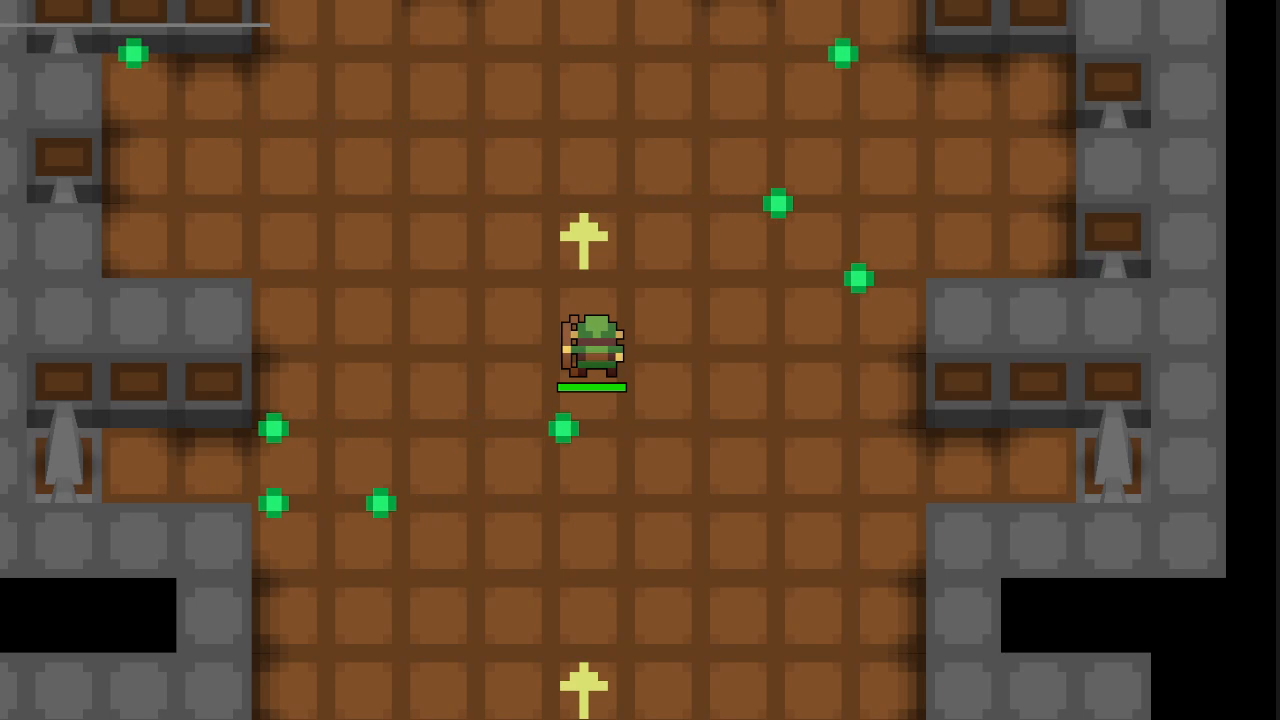
#> input picture frame 114 of skage_sandbox/120fps_data/standing.mp4, 1280 x 720 px
$ python optical_flow.py
#> lines starting #> are read from the running program, lines starting #| are printed output that depends on the picture
import cv2
import numpy as np

# ---------- Parameters for feature detection and optical flow ----------
# Increase maxCorners to detect more features (allowing up to 100 features)
feature_params = dict(
    maxCorners=100,
    qualityLevel=0.3,
    minDistance=7,
    blockSize=7
)

# Lucas-Kanade optical flow parameters
lk_params = dict(
    winSize=(5, 5),
    maxLevel=2,
    criteria=(cv2.TERM_CRITERIA_EPS | cv2.TERM_CRITERIA_COUNT, 10, 0.03)
)

# Movement threshold (in pixels) to filter out noise/static points
movement_threshold = 2.0

# Colors for drawing (green for tracking, blue for velocity arrow)
track_color = (0, 255, 0)     # Green circle/line for tracked points
arrow_color = (255, 0, 0)     # Blue arrow for velocity vector

# ---------- Downsampling Parameter ----------
# process_every_n defines how many frames to skip.
# For example, process_every_n=3 means process only every 3rd frame.
process_every_n = 1

# ---------- Initialize Video Capture and Writer ----------
video_path = "skage_sandbox/data/standing.mp4"
cap = cv2.VideoCapture(video_path)
if not cap.isOpened():
    print(f"Error: Cannot open video file {video_path}")
    exit()

# Read the first frame and convert to grayscale
ret, old_frame = cap.read()
#> old_frame is the input picture: shape (720, 1280, 3); mean B, G, R 44.7, 68.4, 95.2
if not ret:
    print("Error: Unable to read the first frame.")
    cap.release()
    exit()

old_gray = cv2.cvtColor(old_frame, cv2.COLOR_BGR2GRAY)
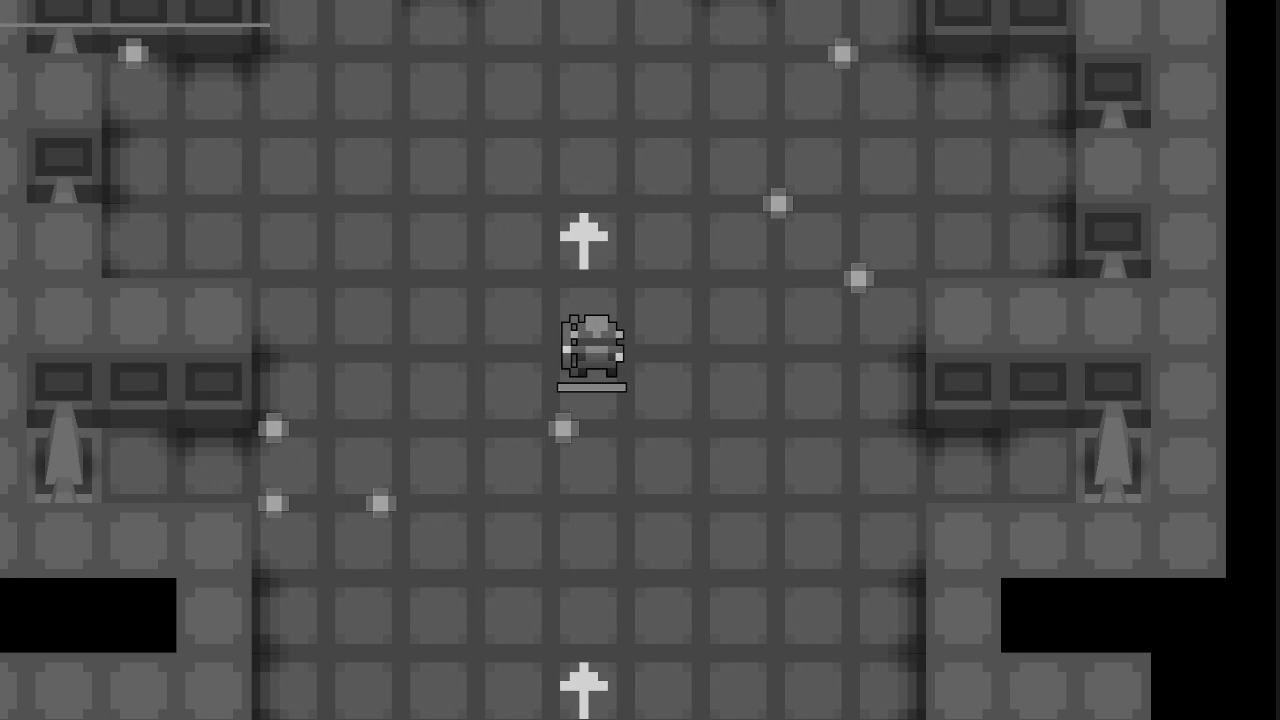
#> old_gray: shape (720, 1280); min 0, max 217, mean 73.6

# Detect initial features in the first frame
p0 = cv2.goodFeaturesToTrack(old_gray, mask=None, **feature_params)
#> p0 = 30 rows, first 8: [620, 358], [620, 334], [562, 683], [600, 678], [605, 683], [565, 349], [562, 238], [560, 387]
if p0 is None:
    print("No features found in the first frame!")
    cap.release()
    exit()

# Setup output video writer for debugging overlay
frame_height, frame_width = old_frame.shape[:2]
#> frame_height = 720; frame_width = 1280
fourcc = cv2.VideoWriter_fourcc(*'XVID')
out = cv2.VideoWriter('output_debug.avi', fourcc, 20.0, (frame_width, frame_height))

# A mask image for drawing (persisting drawn lines)
mask = np.zeros_like(old_frame)

# Lists to store projectile positions and velocities over time.
# Each element corresponds to the features detected in that frame.
projectile_positions = []  # List of lists of (x, y) tuples per frame
projectile_velocities = []  # List of lists of (dx, dy) tuples per frame

# ---------- Main Processing Loop ----------
frame_index = 0
while True:
    ret, frame = cap.read()
    if not ret:
        break

    frame_gray = cv2.cvtColor(frame, cv2.COLOR_BGR2GRAY)

    if frame_index % process_every_n != 0:
        # Even though we are skipping processing,
        # update the previous frame reference to avoid too large jumps later.
        old_gray = frame_gray.copy()
        frame_index += 1
        continue

    # Calculate optical flow from previous frame to current frame
    p1, st, err = cv2.calcOpticalFlowPyrLK(old_gray, frame_gray, p0, None, **lk_params)
#> p1 has the same summary as p0; st = 30 values from 1 to 1; err = 30 values, max 0.00875 at index 9, min 0 at index 0, mean 0.000417
    if p1 is None or st is None:
        # If tracking fails, try to re-detect features in the previous frame
        p0 = cv2.goodFeaturesToTrack(old_gray, mask=None, **feature_params)
        continue

    # Select only the successfully tracked points
    good_new = p1[st == 1]
#> good_new = 30 pairs, first value 560 to 623, second value 215 to 717
    good_old = p0[st == 1]
#> good_old has the same summary as good_new

    frame_positions = []  # positions for this frame
    frame_velocities = []  # velocities for this frame

    # Process each tracked point
    for new_pt, old_pt in zip(good_new, good_old):
        a, b = new_pt.ravel()
        c, d = old_pt.ravel()

        # Compute the displacement vector (velocity)
        dx = a - c
        dy = b - d
        velocity_magnitude = np.sqrt(dx**2 + dy**2)

        # If the movement is significant enough, assume it belongs to a moving projectile
        if velocity_magnitude > movement_threshold:
            frame_positions.append((a, b))
            frame_velocities.append((dx, dy))

            # Draw the trajectory line on the mask (from previous to current point)
            mask = cv2.line(mask, (int(c), int(d)), (int(a), int(b)), track_color, 2)
            # Draw a circle at the current position
            frame = cv2.circle(frame, (int(a), int(b)), 5, track_color, -1)
            # Draw an arrow indicating the velocity vector (scaled for visualization)
            arrow_scale = 5  # Adjust for clarity
            end_point = (int(a + arrow_scale * dx), int(b + arrow_scale * dy))
            frame = cv2.arrowedLine(frame, (int(a), int(b)), end_point, arrow_color, 2)
#> this loop made 30 passes
#> (a, b, c, d, dx, dy, velocity_magnitude) on passes 1 to 12: (620, 358, 620, 358, 0, 0, 0), (620, 334, 620, 334, 0, 0, 0), (562, 683, 562, 683, 0.00226, 0.00293, 0.0037), (600, 678, 600, 678, 0, 0, 0), (605, 683, 605, 683, 0.000122, 0, 0.000122), (565, 349, 565, 349, 0, 0, 0), (562, 238, 562, 238, 0, 0, 0), (560, 387, 560, 387, 0, 0, 0), (606, 317, 606, 317, 0, 0, 0), (567, 678, 567, 678, -0.00195, -0.00165, 0.00256), (605, 238, 605, 238, 0, 0, 0), (586, 317, 586, 317, 0, 0, 0)
#> mask: shape (720, 1280, 3); every value is 0
#> after the loop, frame_positions = []; frame_velocities = []

    # Save positions and velocities for this frame
    projectile_positions.append(frame_positions)
    projectile_velocities.append(frame_velocities)

    # If the number of tracked features falls below a threshold (e.g., 20), re-detect features.
    if len(good_new) < 20:
        # You can use a mask here if needed to avoid detecting already-tracked points
        new_features = cv2.goodFeaturesToTrack(frame_gray, mask=None, **feature_params)
        if new_features is not None:
            # Combine the new features with the current good_new features
            p0 = np.concatenate((good_new.reshape(-1, 1, 2), new_features), axis=0)
        else:
            p0 = good_new.reshape(-1, 1, 2)
    else:
        p0 = good_new.reshape(-1, 1, 2)

    # Overlay the tracking mask on the frame
    img_overlay = cv2.add(frame, mask)

    # Write the debug frame to the output video
    out.write(img_overlay)

    # Optional: Display the frame (press 'q' to quit early)
    cv2.imshow('Optical Flow Tracking', img_overlay)
    if cv2.waitKey(30) & 0xFF == ord('q'):
#> (key q is pressed here)
        break

    # Update for the next iteration
    old_gray = frame_gray.copy()
    frame_index += 1

# ---------- Cleanup ----------
cap.release()
out.release()
cv2.destroyAllWindows()

# For debugging purposes, print out the collected positions and velocities (per frame)
print("Collected Projectile Positions (per frame):", projectile_positions)
#| Collected Projectile Positions (per frame): [[]]
print("Collected Projectile Velocities (per frame):", projectile_velocities)
#| Collected Projectile Velocities (per frame): [[]]

$ run again, starting later in the video
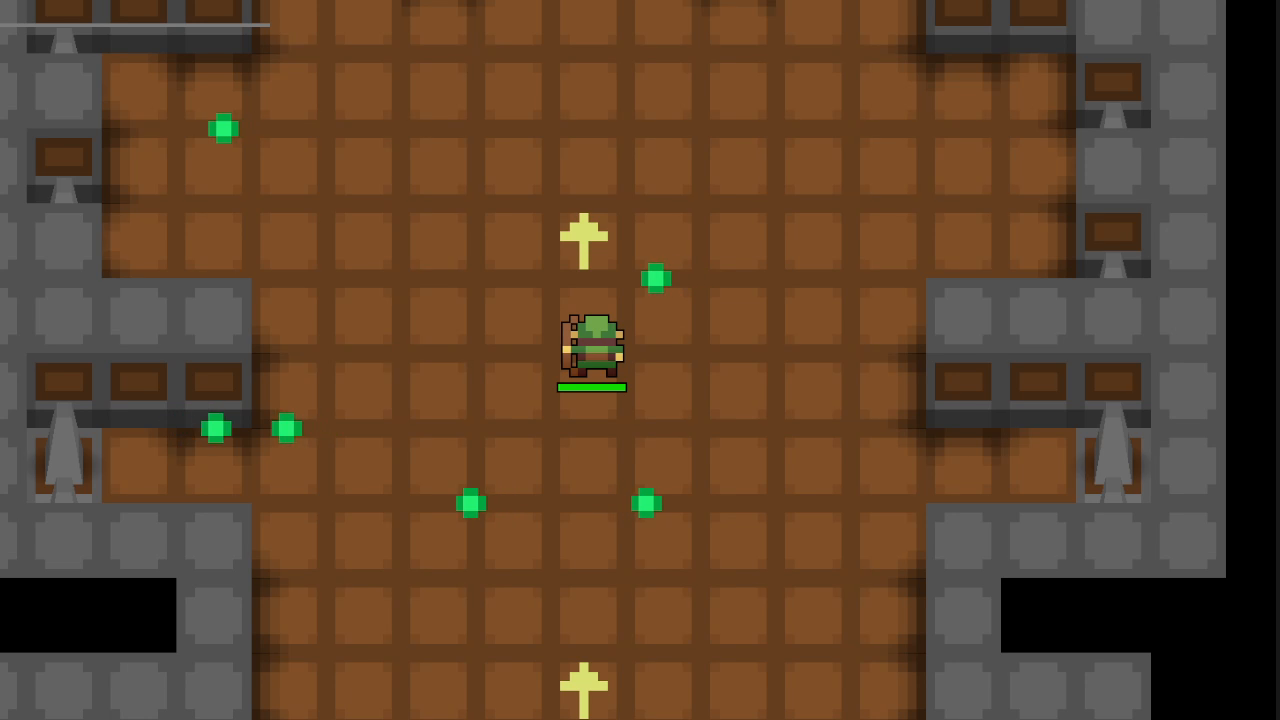
#> input picture frame 514 of skage_sandbox/120fps_data/standing.mp4, 1280 x 720 px
#> old_frame is the input picture: shape (720, 1280, 3); mean B, G, R 44.6, 68.2, 95.3
#> `old_gray = cv2.cvtColor(old_frame, cv2.COLOR_BGR2GRAY)`:
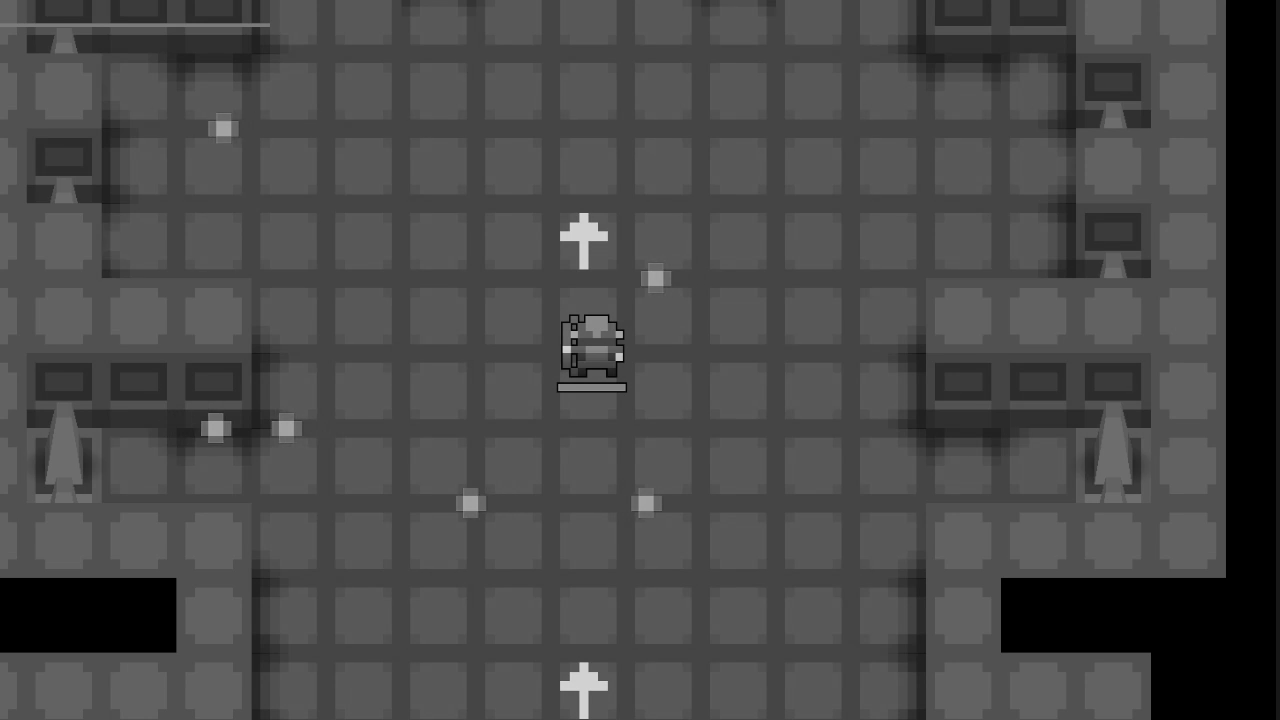
#> old_gray: shape (720, 1280); min 0, max 217, mean 73.5
#> p0 = 29 rows, first 8: [620, 358], [620, 334], [562, 683], [600, 678], [605, 683], [562, 238], [568, 349], [567, 678]
#> p1 has the same summary as p0; st = 29 values from 1 to 1; err = 29 values, max 0.00625 at index 1, min 0 at index 0, mean 0.000388
#> good_new = 29 pairs, first value 560 to 623, second value 215 to 715
#> good_old has the same summary as good_new
#> the loop `for new_pt, old_pt in zip(good_new, good_old):` made 29 passes
#> (a, b, c, d, dx, dy, velocity_magnitude) on passes 1 to 8: (620, 358, 620, 358, 0, 0, 0), (620, 334, 620, 334, -0.0014, -0.0018, 0.00228), (562, 683, 562, 683, 0, 0, 0), (600, 678, 600, 678, 0, 0, 0), (605, 683, 605, 683, 0, 0, 0), (562, 238, 562, 238, 0, 0, 0), (568, 349, 568, 349, 0, 0, 0), (567, 678, 567, 678, 0, 0, 0)
#> after the loop `for new_pt, old_pt in zip(good_new, good_old):`: frame_positions = []
#| Collected Projectile Positions (per frame): [[]]
#| Collected Projectile Velocities (per frame): [[]]

$ run again, starting later in the video
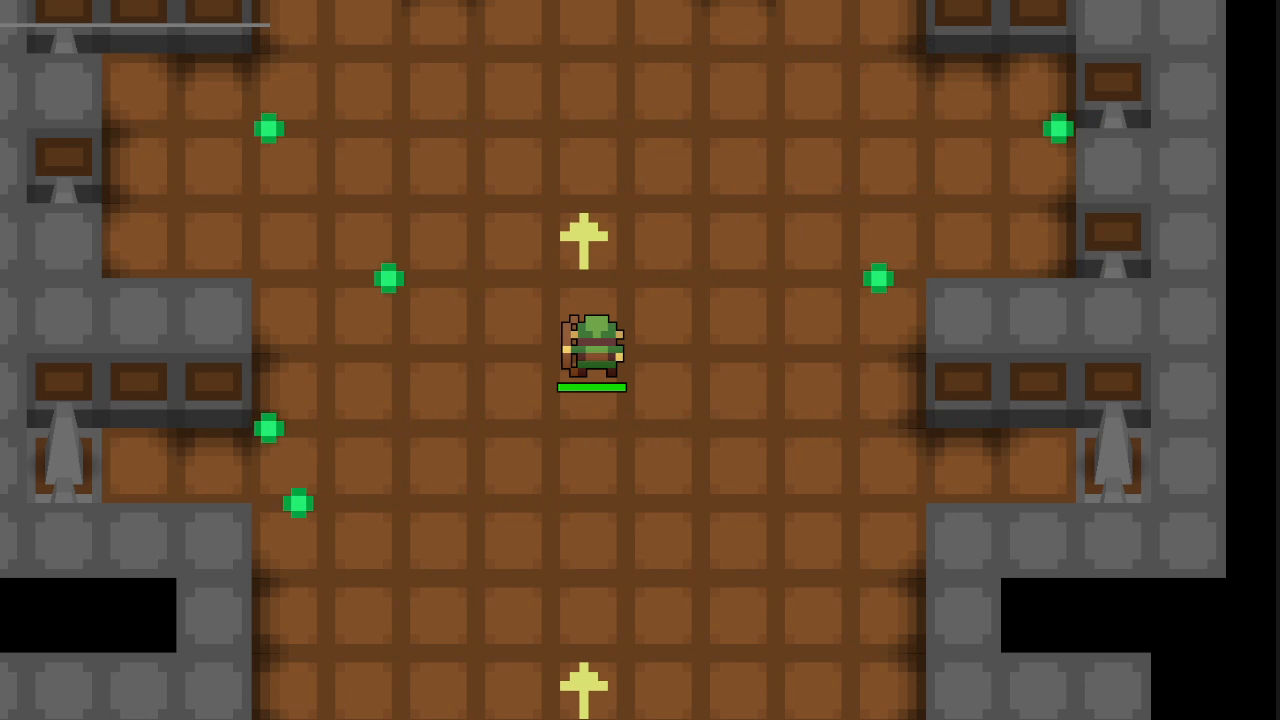
#> input picture frame 914 of skage_sandbox/120fps_data/standing.mp4, 1280 x 720 px
#> old_frame is the input picture: shape (720, 1280, 3); mean B, G, R 44.6, 68.2, 95.3
#> `old_gray = cv2.cvtColor(old_frame, cv2.COLOR_BGR2GRAY)`:
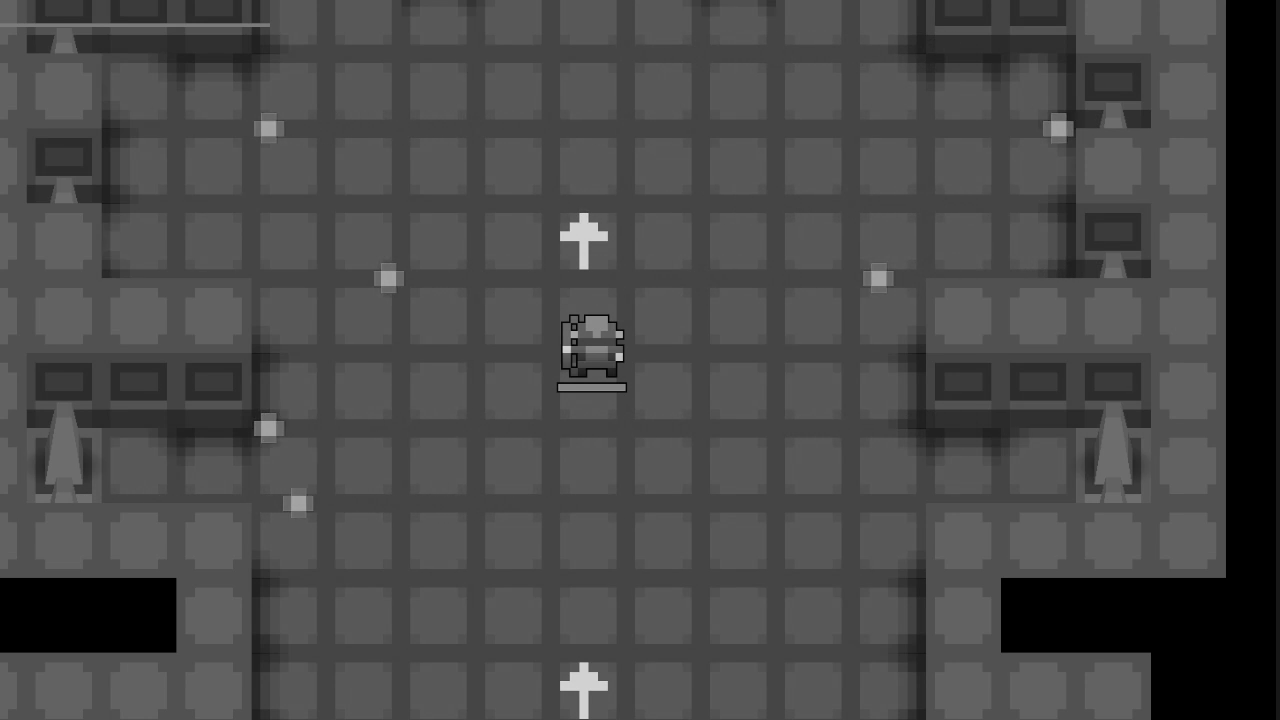
#> old_gray: shape (720, 1280); min 0, max 217, mean 73.5
#> p0 = 29 rows, first 8: [620, 358], [620, 334], [562, 683], [600, 678], [605, 683], [562, 238], [568, 349], [567, 678]
#> p1 has the same summary as p0; st = 29 values from 1 to 1; err = 29 values, max 0.00625 at index 1, min 0 at index 0, mean 0.000603
#> good_new = 29 pairs, first value 560 to 623, second value 215 to 715
#> good_old has the same summary as good_new
#> the loop `for new_pt, old_pt in zip(good_new, good_old):` made 29 passes
#> (a, b, c, d, dx, dy, velocity_magnitude) on passes 1 to 8: (620, 358, 620, 358, 0, 0, 0), (620, 334, 620, 334, -0.0014, -0.0018, 0.00228), (562, 683, 562, 683, 0, 0, 0), (600, 678, 600, 678, 0, 0, 0), (605, 683, 605, 683, 0, 0, 0), (562, 238, 562, 238, 0, 0, 0), (568, 349, 568, 349, 0, 0, 0), (567, 678, 567, 678, 0, 0, 0)
#> after the loop `for new_pt, old_pt in zip(good_new, good_old):`: frame_positions = []
#| Collected Projectile Positions (per frame): [[]]
#| Collected Projectile Velocities (per frame): [[]]
